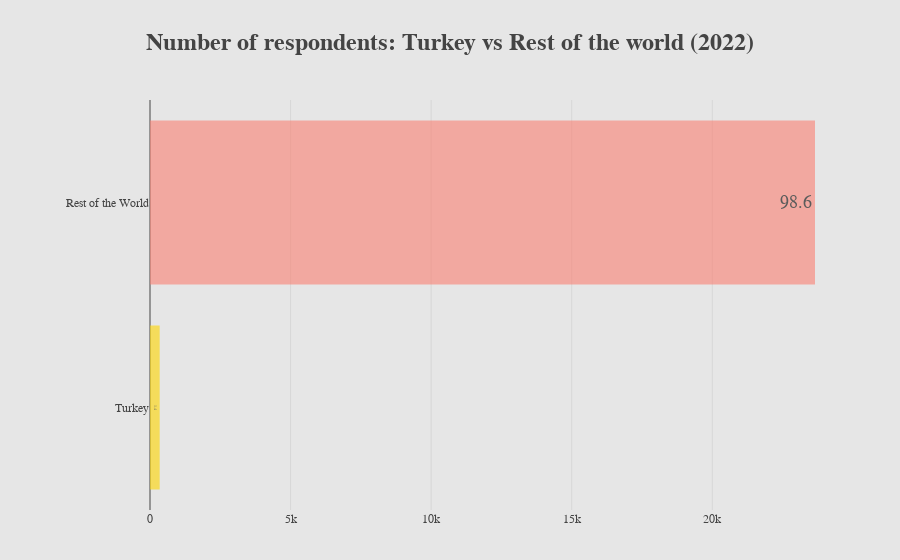

Notebook cell for this chart:
### Markdown cell above
<div style="color:White; display:fill; border-radius:5px;background-color:#336b87;font-size:170%;font-family:sans-serif;letter-spacing:0.5px;text-align: center">
TURKEY
 </div>   
 
# How popular is Kaggle in Turkey?

* In the 2022 kaggle survey, only 1.4% of the respondents are from Turkey.

* This year's (2022) survey has seen the Turkish participants increase by a whopping 41.74% compared to the inaugural survey in 2017.

### Code cell
region = ['Turkey', 'Rest of the World']
value = [turkey22, row22]
percent =[turkey22/(turkey22 +row22)*100, row22/(turkey22+row22)*100]

fig = go.Figure(data=[go.Bar(
            x=value, y=region,
            text=np.round(percent,1),
            textposition='inside',
            textfont=dict(
                            family="sans serif",
                            size=18,
                            color="black"),
            orientation='h',
            marker_color=['gold', 'salmon'],
            opacity=0.6,
                    )])
fig.update_layout(title='<b>Number of respondents: Turkey vs Rest of the world (2022)<b>', 
                  font_family="San Serif",
                  bargap=0.2,
                  barmode='group',
                  titlefont={'size': 24},
                  paper_bgcolor='#E6E6E6',
                  plot_bgcolor='#E6E6E6',                  
              
                  )
fig.update_layout(#yaxis_title=None,
    autosize=False,
    margin=dict(
        l=150,
        r=50,
        b=50,
        t=100,
    ),
    )

fig.show()

### Figure 1 — Plotly figure (JSON) as saved in the notebook; plotly's stock layout.template omitted (floating-point values rounded to 4 significant figures)
{"data": [{"marker": {"color": ["gold", "salmon"]}, "opacity": 0.6, "orientation": "h", "text": [1.4, 98.6], "textfont": {"color": "black", "family": "sans serif", "size": 18}, "textposition": "inside", "type": "bar", "x": [345, 23652], "y": ["Turkey", "Rest of the World"]}], "layout": {"autosize": false, "bargap": 0.2, "barmode": "group", "font": {"family": "San Serif"}, "margin": {"b": 50, "l": 150, "r": 50, "t": 100}, "paper_bgcolor": "#E6E6E6", "plot_bgcolor": "#E6E6E6", "title": {"font": {"size": 24}, "text": "<b>Number of respondents: Turkey vs Rest of the world (2022)<b>"}}}
